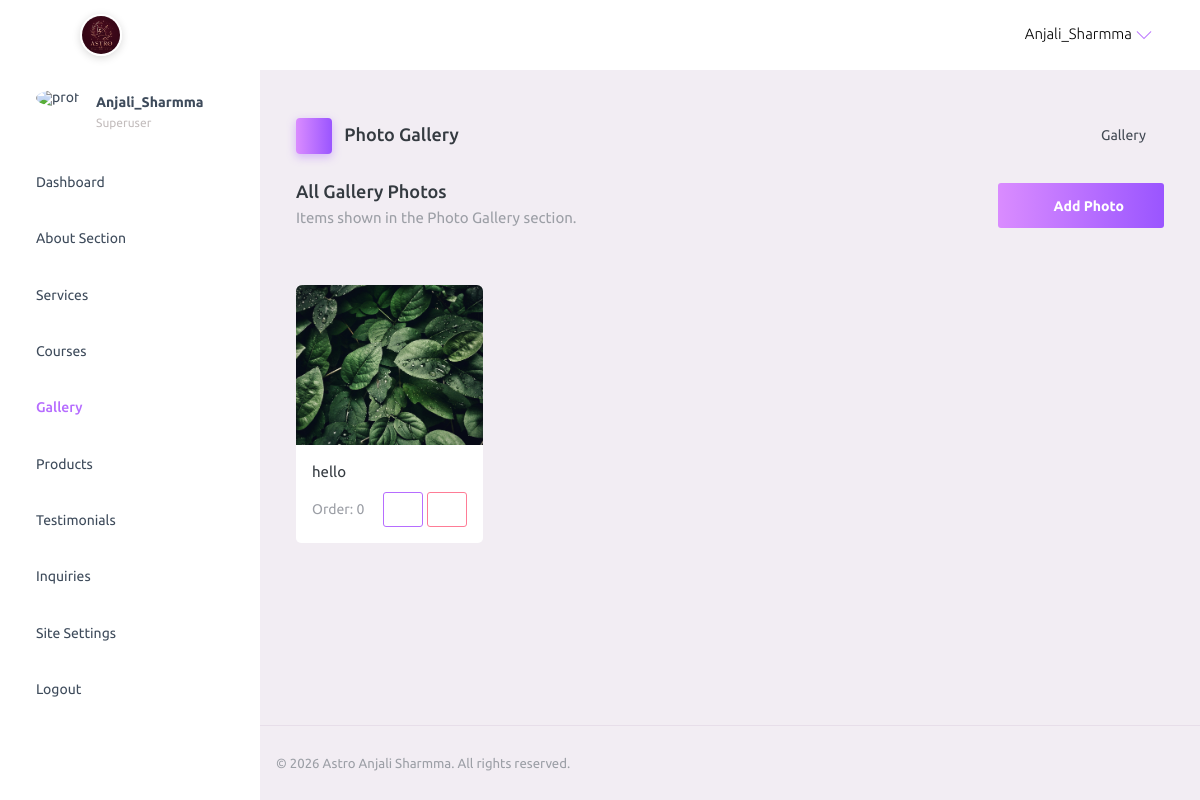
Before: /dashboard/gallery/ (signed in) with the older database file.
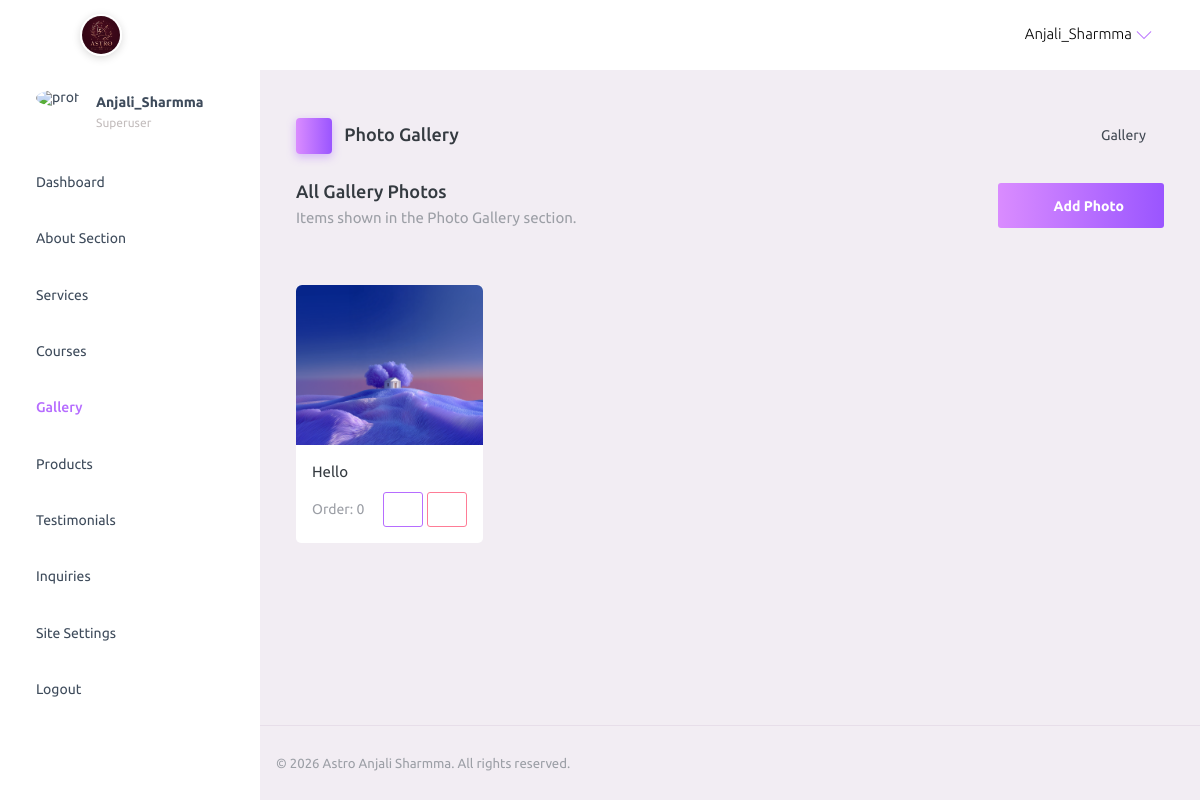
After: the same page with the newer database file.
### anjali/models.py (models this page shows, shortened)
class Gallery(models.Model):
    title           = models.CharField(max_length=150, default="")
    emoji           = models.CharField(max_length=20,  default="🔮", blank=True, help_text="Fallback emoji if no image")
    image           = models.ImageField(upload_to="gallery/", blank=True, null=True)
    gradient        = models.CharField(
        max_length=150,
        default="linear-gradient(135deg,#1c1638,#4a1472)",
        blank=True,
        help_text="Background gradient shown when no image is uploaded",
    )
    span_two_columns = models.BooleanField(
        default=False,
        help_text="Makes this item span 2 columns in the gallery grid",
    )
    order = models.PositiveIntegerField(default=0)
    class Meta:
        ordering            = ["order"]
        verbose_name        = "Gallery Item"
        verbose_name_plural = "Gallery Items"

### anjali/views/dashboard/gallery_views.py (the view)
# urls.py: path('dashboard/gallery/', views.gallery_list, name='gallery_list'),
@superuser_required
def gallery_list(request):
    items = Gallery.objects.all().order_by('order')
    return render(request, 'adminpanel/gallery_list.html', {'items': items})

### anjali/templates/adminpanel/gallery_list.html (shortened to what this page needs)
{% extends 'adminpanel/base.html' %}
{% load static %}
{% block page_icon %}mdi-image{% endblock %}
{% block page_title %}Photo Gallery{% endblock %}
{% block breadcrumb %}Gallery{% endblock %}
{% block content %}
<div class="row">
  <div class="col-12 grid-margin">
    <div class="d-flex justify-content-between align-items-center mb-3">
      <div>
        <h4 class="mb-1">All Gallery Photos</h4>
        <p class="text-muted mb-0">Items shown in the Photo Gallery section.</p>
      </div>
      <a href="{% url 'gallery_add' %}" class="btn btn-gradient-primary">
        <i class="mdi mdi-plus"></i> Add Photo
      </a>
    </div>
  </div>
</div>
<div class="row">
  {% for item in items %}
    <div class="col-md-3 grid-margin stretch-card">
      <div class="card">
        <div style="height:160px;border-radius:6px 6px 0 0;overflow:hidden;{% if not item.image %}background:{{ item.gradient }};display:flex;align-items:center;justify-content:center;{% endif %}">
          {% if item.image %}
            <img src="{{ item.image.url }}" alt="{{ item.title }}" style="width:100%;height:100%;object-fit:cover;">
          {% else %}
            <span style="font-size:2.5rem;">{{ item.emoji }}</span>
          {% endif %}
        </div>
        <div class="card-body p-3">
          <p class="mb-2 font-weight-medium">{{ item.title }}</p>
          <div class="d-flex justify-content-between align-items-center">
            <span class="text-muted small">Order: {{ item.order }}</span>
            <div>
              <a href="{% url 'gallery_edit' item.pk %}" class="btn btn-sm btn-outline-primary">
                <i class="mdi mdi-pencil"></i>
              </a>
              <a href="{% url 'gallery_delete' item.pk %}"
                 class="btn btn-sm btn-outline-danger"
                 onclick="return confirm('Delete this photo?');">
                <i class="mdi mdi-delete"></i>
              </a>
            </div>
          </div>
        </div>
      </div>
    </div>
  {% endfor %}
</div>
{% endblock %}

Changed rows visible on the page:
removed Gallery: image (picture), title "hello", order "0"
added Gallery: image (picture), title "Hello", order "0"
